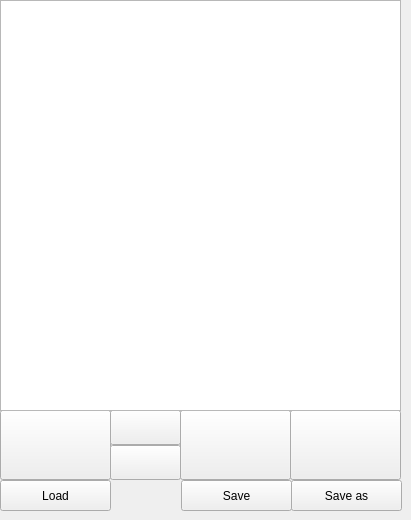
    <widget class="QWidget" name="tab_2">
     <attribute name="title">
      <string>Automation</string>
     </attribute>
     <widget class="QPushButton" name="pushButton_launch">
      <property name="geometry">
       <rect>
        <x>290</x>
        <y>410</y>
        <width>111</width>
        <height>70</height>
       </rect>
      </property>
      <property name="text">
       <string/>
      </property>
      <property name="icon">
       <iconset resource="prosper.qrc">
        <normaloff>:/images/images/gears.svg</normaloff>:/images/images/gears.svg</iconset>
      </property>
      <property name="iconSize">
       <size>
        <width>48</width>
        <height>48</height>
       </size>
      </property>
     </widget>
     <widget class="QPushButton" name="pushButton_add">
      <property name="geometry">
       <rect>
        <x>0</x>
        <y>410</y>
        <width>111</width>
        <height>70</height>
       </rect>
      </property>
      <property name="text">
       <string/>
      </property>
      <property name="icon">
       <iconset resource="prosper.qrc">
        <normaloff>:/images/images/add.svg</normaloff>:/images/images/add.svg</iconset>
      </property>
      <property name="iconSize">
       <size>
        <width>32</width>
        <height>32</height>
       </size>
      </property>
     </widget>
     <widget class="QPushButton" name="pushButton_moveup">
      <property name="geometry">
       <rect>
        <x>110</x>
        <y>410</y>
        <width>71</width>
        <height>35</height>
       </rect>
      </property>
      <property name="text">
       <string/>
      </property>
      <property name="icon">
       <iconset resource="prosper.qrc">
        <normaloff>:/images/images/Gtk-go-up.svg</normaloff>:/images/images/Gtk-go-up.svg</iconset>
      </property>
      <property name="iconSize">
       <size>
        <width>32</width>
        <height>32</height>
       </size>
      </property>
     </widget>
     <widget class="QPushButton" name="pushButton_movedown">
      <property name="geometry">
       <rect>
        <x>110</x>
        <y>445</y>
        <width>71</width>
        <height>35</height>
       </rect>
      </property>
      <property name="text">
       <string/>
      </property>
      <property name="icon">
       <iconset resource="prosper.qrc">
        <normaloff>:/images/images/Gtk-go-down.svg</normaloff>:/images/images/Gtk-go-down.svg</iconset>
      </property>
      <property name="iconSize">
       <size>
        <width>32</width>
        <height>32</height>
       </size>
      </property>
     </widget>
     <widget class="QPushButton" name="pushButton_remove">
      <property name="geometry">
       <rect>
        <x>180</x>
        <y>410</y>
        <width>111</width>
        <height>70</height>
       </rect>
      </property>
      <property name="text">
       <string/>
      </property>
      <property name="icon">
       <iconset resource="prosper.qrc">
        <normaloff>:/images/images/remove.svg</normaloff>:/images/images/remove.svg</iconset>
      </property>
      <property name="iconSize">
       <size>
        <width>32</width>
        <height>32</height>
       </size>
      </property>
     </widget>
     <widget class="QListWidget" name="listWidget_automation">
      <property name="geometry">
       <rect>
        <x>0</x>
        <y>0</y>
        <width>401</width>
        <height>411</height>
       </rect>
      </property>
     </widget>
     <widget class="QPushButton" name="pushButton">
      <property name="geometry">
       <rect>
        <x>0</x>
        <y>480</y>
        <width>111</width>
        <height>31</height>
       </rect>
      </property>
      <property name="text">
       <string>Load</string>
      </property>
     </widget>
     <widget class="QPushButton" name="pushButton_2">
      <property name="geometry">
       <rect>
        <x>181</x>
        <y>480</y>
        <width>111</width>
        <height>31</height>
       </rect>
      </property>
      <property name="text">
       <string>Save</string>
      </property>
     </widget>
     <widget class="QPushButton" name="pushButton_3">
      <property name="geometry">
       <rect>
        <x>291</x>
        <y>480</y>
        <width>111</width>
        <height>31</height>
       </rect>
      </property>
      <property name="text">
       <string>Save as</string>
      </property>
     </widget>
    </widget>
